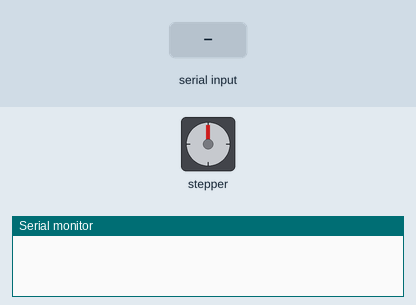
This sketch was run on a simulated Arduino Uno, built with avr-gcc and run on an emulated ATmega328P. Shown: stepper motor, the last lines printed to the serial monitor. The inputs (shaded band) are chosen by the test bench. Random numbers use the default seed unless the sketch sets one; stepper angles assume 200 steps per turn.

Above: at 1.2 s.
1.3 s: "R90\n" received over Serial
At 1.45 s:
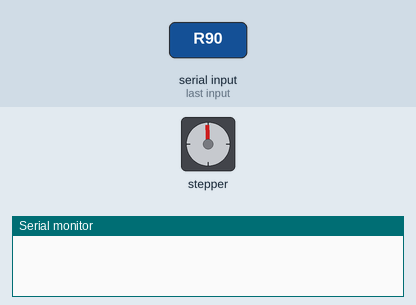
At 2.65 s:
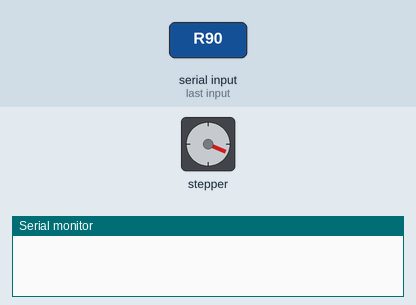
4.3 s: "P\n" received over Serial
At 4.45 s:
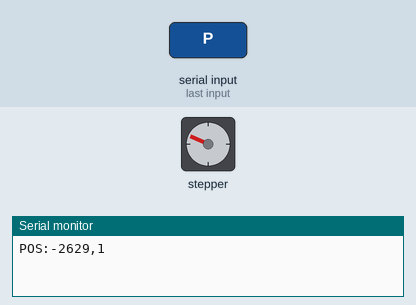
7.3 s: "R,45\n" received over Serial
Timing chart, 0 to 19.3 s (numbered marks = the images above; inputs shaded):
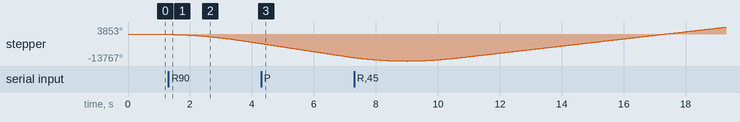

The sketch:

motor.ino
```cpp
#include <AccelStepper.h>

// Sürücü bağlantı ayarları (ZORUNLU: PUL=2, DIR=3)
// 1 = AccelStepper::DRIVER (Step ve Dir pinleri ile kontrol)
AccelStepper stepper(1, 2, 3);

String inputString = "";
bool stringComplete = false;

// Varsayılan hız ve ivme ayarları
const float DEFAULT_MAX_SPEED = 1500.0;
const float DEFAULT_ACCELERATION = 800.0;

void setup() {
    Serial.begin(115200);

    stepper.setMaxSpeed(DEFAULT_MAX_SPEED);
    stepper.setAcceleration(DEFAULT_ACCELERATION);

    // Rastgele dönüşler için analog pinden gürültü oku
    randomSeed(analogRead(0));

    inputString.reserve(50);
}

void loop() {
    // Motoru sürekli çalıştır (hedefe ulaşılana kadar adımları atar)
    stepper.run();

    // Seri porttan tam bir komut (newline ile biten) geldiyse işle
    if (stringComplete) {
        processCommand(inputString);
        inputString = "";
        stringComplete = false;
    }
}

// Kesme mantığıyla seri portu oku
void serialEvent() {
    while (Serial.available()) {
        char inChar = (char)Serial.read();
        if (inChar == '\n') {
            stringComplete = true;
        } else if (inChar != '\r') {
            inputString += inChar;
        }
    }
}

// PC'den gelen protokol komutlarını ayrıştır
void processCommand(String cmd) {
    char commandType = cmd.charAt(0);

    switch (commandType) {
        case 'R': // RASTGELE BAŞLA
        {
            // 1/8 mikro adımda (1600 adım/tur) motor hızı (300 ile 2000 arası rastgele)
            float randSpeed = random(300, 2000);

            // Yönü rastgele belirle ve çok uzak bir hedef vererek sürekli dönmesini sağla
            long randTarget = (random(0, 2) == 0) ? 1000000 : -1000000;

            stepper.setMaxSpeed(randSpeed);
            stepper.moveTo(stepper.currentPosition() + randTarget);
            break;
        }

        case 'S': // DUR (Yavaşlayarak anında durur)
        {
            stepper.stop(); // Hedefi anlık pozisyon + yavaşlama mesafesi olarak ezer
            break;
        }

        case 'G': // BELİRLİ BİR KONUMA GİT
        {
            // Komut formatı: "G<hedef_step>"
            long targetPosition = cmd.substring(1).toInt();

            // Hızı standart değere geri çek
            stepper.setMaxSpeed(DEFAULT_MAX_SPEED);
            stepper.moveTo(targetPosition);
            break;
        }

        case 'P': // POZİSYON VE DURUM İSTEĞİ
        {
            long currentPos = stepper.currentPosition();
            // distanceToGo() sıfırsa motor durmuştur (0), sıfır değilse dönüyordur (1)
            int isRunning = (stepper.distanceToGo() == 0) ? 0 : 1;

            // PC'ye gönderim formatı: POS:<step>,<durum>
            Serial.print("POS:");
            Serial.print(currentPos);
            Serial.print(",");
            Serial.println(isRunning);
            break;
        }
    }
}
```

Measured:
- after the input at 1.3 s, stepper: keeps turning counter-clockwise at about 1576°/s, starting at once
